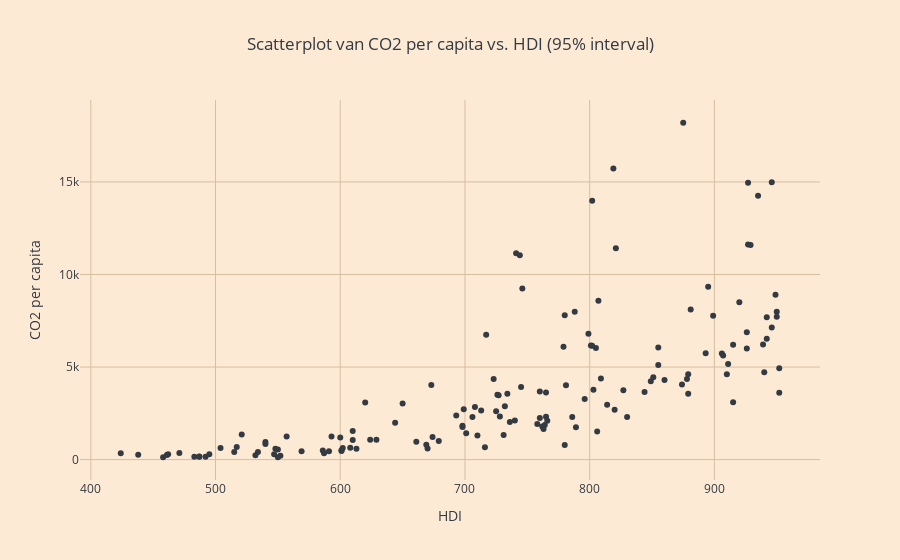
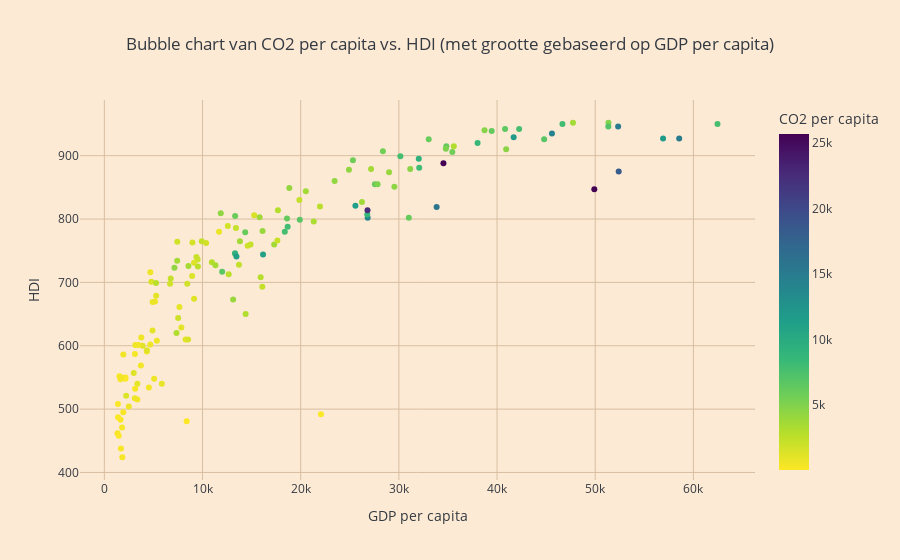

Here is the notebook cell these charts were saved with, in order:
### Markdown cell above
This will be the introduction and explepation of our data story.

### Code cell
%run scatter_bubble.ipynb

### Figure 1 — Plotly figure (JSON) as saved in the notebook; plotly's stock layout.template omitted (floating-point values rounded to 4 significant figures; data arrays with more than 128 entries replaced by an {"elided": "..."} marker saying what was removed)
{"data": [{"hovertemplate": "<b>%{hovertext}</b><br><br>HDI=%{x}<br>CO2 per capita=%{y}<extra></extra>", "hovertext": {"elided": "145 str values"}, "legendgroup": "", "marker": {"color": "#343a42", "symbol": "circle"}, "mode": "markers", "name": "", "orientation": "v", "showlegend": false, "type": "scatter", "x": {"elided": "145 int values"}, "xaxis": "x", "y": {"elided": "145 int values"}, "yaxis": "y"}], "layout": {"legend": {"tracegroupgap": 0}, "title": {"text": "Scatterplot van CO2 per capita vs. HDI (95% interval)"}, "xaxis": {"anchor": "y", "domain": [0, 1], "title": {"text": "HDI"}}, "yaxis": {"anchor": "x", "domain": [0, 1], "title": {"text": "CO2 per capita"}}}}

### Figure 2 — Plotly figure (JSON) as saved in the notebook; plotly's stock layout.template omitted (floating-point values rounded to 4 significant figures; data arrays with more than 128 entries replaced by an {"elided": "..."} marker saying what was removed)
{"data": [{"hovertemplate": "<b>%{hovertext}</b><br><br>GDP per capita=%{x}<br>HDI=%{y}<br>CO2 per capita=%{marker.color}<extra></extra>", "hovertext": {"elided": "148 str values"}, "legendgroup": "", "marker": {"color": {"elided": "148 int values"}, "coloraxis": "coloraxis", "symbol": "circle"}, "mode": "markers", "name": "", "orientation": "v", "showlegend": false, "type": "scatter", "x": {"elided": "148 int values"}, "xaxis": "x", "y": {"elided": "148 int values"}, "yaxis": "y"}], "layout": {"coloraxis": {"colorbar": {"title": {"text": "CO2 per capita"}}, "colorscale": [[0, "#fde725"], [0.1111, "#b5de2b"], [0.2222, "#6ece58"], [0.3333, "#35b779"], [0.4444, "#1f9e89"], [0.5556, "#26828e"], [0.6667, "#31688e"], [0.7778, "#3e4989"], [0.8889, "#482878"], [1, "#440154"]]}, "legend": {"tracegroupgap": 0}, "title": {"text": "Bubble chart van CO2 per capita vs. HDI (met grootte gebaseerd op GDP per capita)"}, "xaxis": {"anchor": "y", "domain": [0, 1], "title": {"text": "GDP per capita"}}, "yaxis": {"anchor": "x", "domain": [0, 1], "title": {"text": "HDI"}}}}
